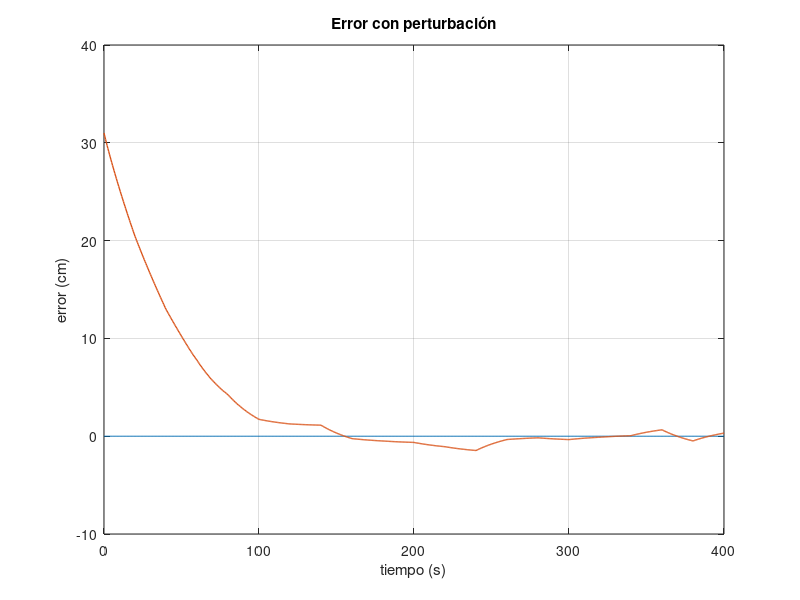

This chart was generated by the following MATLAB code:

clear all;

load("error.mat");
resized = [680, 458, 280, 210];

figure(1)
plot(error(1,:), zeros(size(error(1,:))), error(1,:), error(2,:)*100, 'linewidth', 1);
grid on;
xlabel('tiempo (s)');
ylabel('error (cm)');
title('Error con perturbación');
set(gcf, 'Position', resized);
